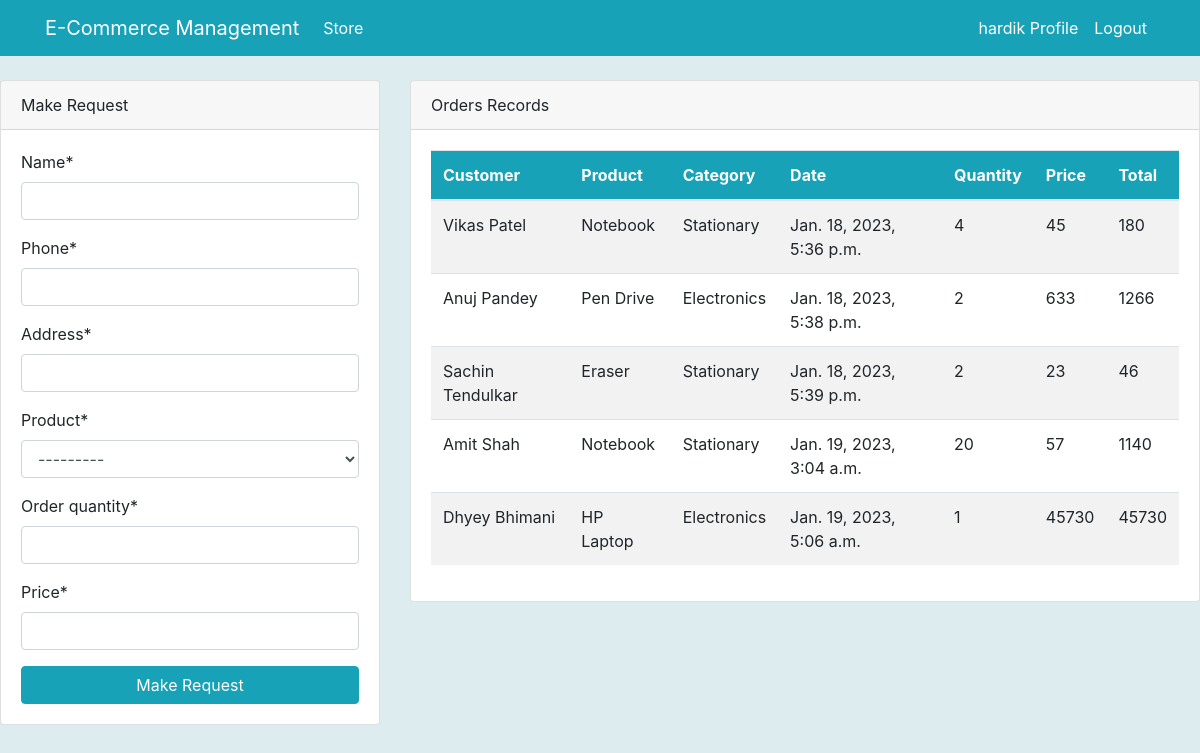
/store/ (signed in), run on the app's committed database.
### store/models.py (models this page shows, shortened)
class Order(models.Model):
    customer = models.ForeignKey(Customer, on_delete=models.CASCADE, null=True)
    product = models.ForeignKey(Product, on_delete=models.CASCADE, null=True)
    staff = models.ForeignKey(User, models.CASCADE, null=True)
    order_quantity = models.PositiveIntegerField(null=True)
    price = models.PositiveIntegerField(null=True)
    total = models.PositiveIntegerField(editable=False, null=True)
    date = models.DateTimeField(auto_now_add=True)

class Customer(models.Model):
    name = models.CharField(max_length=255, null=True)
    phone = models.CharField(max_length=10, null=True)
    address = models.CharField(max_length=255, null=True)

class Product(models.Model):
    CATEGORY = [
        ("Stationary", "Stationary"),
        ("Electronics", "Electronics"),
        ("Food", "Food"),
    ]
    name = models.CharField(max_length=255, null=True)
    category = models.CharField(max_length=255, choices=CATEGORY, null=True)
    quantity = models.PositiveIntegerField(null=True)
    def __str__(self):
        return f"{self.name} = {self.quantity}"

### store/views.py (the view)
# urls.py: path("store/", views.index, name="store-index"),
@login_required
def index(request):
    orders = Order.objects.select_related("customer", "product").filter(
        staff=request.user
    )
    if request.method == "POST":
        form = OrderForm(request.POST)
        form1 = CustomerForm(request.POST)
        if form.is_valid() and form1.is_valid():
            form1.save()
            instance = form.save(commit=False)
            instance.customer = Customer.objects.all().latest("id")
            instance.staff = request.user
            instance.total = instance.price * instance.order_quantity
            instance.product.quantity -= form.cleaned_data.get("order_quantity")
            product = Product.objects.filter(id=instance.product.pk)
            product.update(quantity=instance.product.quantity)
            instance.save()
            return redirect("store-index")
    else:
        form = OrderForm()
        form1 = CustomerForm()
    context = {
        "orders": orders,
        "form": form,
        "form1": form1,
    }
    context.update(nav_items())
    return render(request, "index.html", context)

### store/forms.py
class OrderForm(forms.ModelForm):
    class Meta:
        model = Order
        fields = ["product", "order_quantity", "price"]

class CustomerForm(forms.ModelForm):
    class Meta:
        model = Customer
        fields = "__all__"

### store/views.py (called while the page is built)
def nav_items():
    orders_count = Order.objects.all().count()
    products_count = Product.objects.all().count()
    workers_count = User.objects.all().count()
    customers_count = Customer.objects.count()
    data = {
        "orders_count": orders_count,
        "workers_count": workers_count,
        "products_count": products_count,
        "customers_count": customers_count,
    }
    return data

### store/templates/index.html (shortened to what this page needs)
{% extends "base.html" %}
{% block content %}
{% if user.is_authenticated and user.is_staff and user.is_superuser %}
  {% include "top_nav.html" %}
{% else %}
{% include "staff_index.html" %}
{% endif %}
{% endblock content %}

### templates/nav.html (shortened to what this page needs)
<nav class="navbar navbar-expand-lg navbar-info bg-info">
  {% if user.is_authenticated %}
  <div class="container">
    <a class="navbar-brand text-white" href="{% url 'store-index' %}">E-Commerce Management</a>
    <div class="collapse navbar-collapse" id="navbarSupportedContent">
      <ul class="navbar-nav mr-auto">
        <li class="nav-item active">
          <a class="nav-link text-white" href="{% url 'store-index' %}">Store <span class="sr-only">(current)</span></a>
        </li>
      </ul>
      <ul class="navbar-nav ml-auto">
        <li class="nav-item active">
          <a class="nav-link text-white" href="{% url 'user-profile' %}">{{user.username}} Profile </a>
        </li>
        <li class="nav-item">
          <a class="nav-link text-white" href="{% url 'user-logout' %}">Logout</a>
        </li>
      </ul>
  {% endif %}
</nav>

### store/templates/staff_index.html (shortened to what this page needs)
{% load crispy_forms_tags %}
<div>
  <div class="row mt-4">
    <div class="col-md-4">
      <div class="card">
        <div class="card-header">
          Make Request
        </div>
        <div class="card-body">
          <form method="POST">
            {{form1|crispy}}
            {{form|crispy}}
            <input class="btn btn-info btn-block" type="submit" value="Make Request">
          </form>
        </div>
      </div>
    </div>
    <div class="col-md-8">
      <div class="card">
        <div class="card-header">
          Orders Records
        </div>
        <div class="card-body">
          <table class="table table-striped bg-white">
            <thead class="bg-info text-white">
              <tr>
                <th scope="col">Customer</th>
                <th scope="col">Product</th>
                <th scope="col">Category</th>
                <th scope="col">Date</th>
                <th scope="col">Quantity</th>
                <th scope="col">Price</th>
                <th scope="col">Total</th>
              </tr>
            </thead>
            <tbody>
              {% for order in orders %}
              <tr>
                <td>{{order.customer.name|capfirst}}</td>
                <td>{{order.product.name|capfirst}}</td>
                <td>{{order.product.category|capfirst}}</td>
                <td>{{order.date}}</td>
                <td>{{order.order_quantity}}</td>
                <td>{{order.price}}</td>
                <td>{{order.total}}</td>
              </tr>
              {% endfor %}
            </tbody>
          </table>
        </div>
      </div>
    </div>
  </div>
</div>

### static/css/style.css (style rules this page uses)
body { background: #DCECEF; ; }

### data on the page
Order: customer.name "Vikas Patel", product.name "Notebook", product.category "Stationary", date "Jan. 18, 2023, 5:36 p.m.", order_quantity "4", price "45", total "180"
Order: customer.name "Anuj Pandey", product.name "Pen Drive", product.category "Electronics", date "Jan. 18, 2023, 5:38 p.m.", order_quantity "2", price "633", total "1266"
Order: customer.name "Sachin Tendulkar", product.name "Eraser", product.category "Stationary", date "Jan. 18, 2023, 5:39 p.m.", order_quantity "2", price "23", total "46"
Order: customer.name "Amit Shah", product.name "Notebook", product.category "Stationary", date "Jan. 19, 2023, 3:04 a.m.", order_quantity "20", price "57", total "1140"
Order: customer.name "Dhyey Bhimani", product.name "HP Laptop", product.category "Electronics", date "Jan. 19, 2023, 5:06 a.m.", order_quantity "1", price "45730", total "45730"

### other printed values
{{ user.username }} "hardik"
